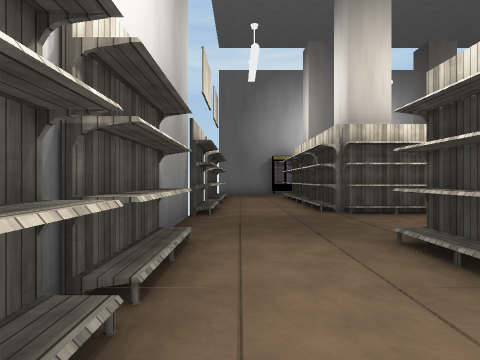
View 1 (above)

16 first-person views from a walk through a scene from a Unity 3-D project. The camera is 1.4 m above the floor, looks level and sees 75° across. The floor is counted in squares, 2 m on a side. Each view is taken from the middle of a square. On the plan, view 1 faces up. The plan holds only what a view shows up to about 10 squares ahead; the rest is blank. The place goes on beyond the plan. The player is left out. Some surface patterns are stand-ins.

View 2
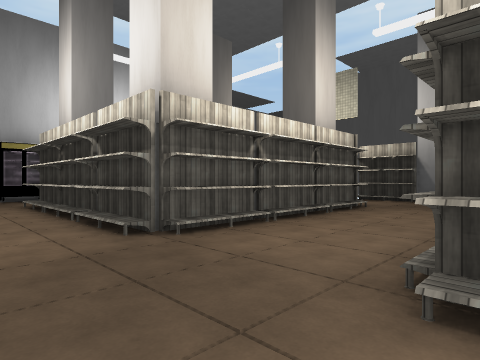

View 3
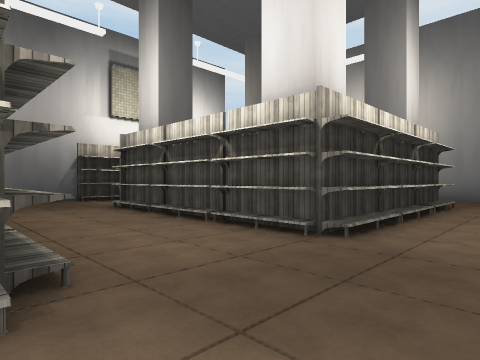

View 4
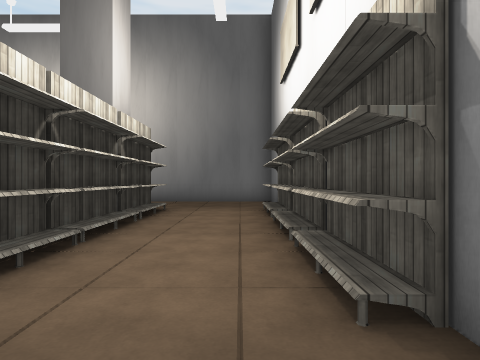

View 5
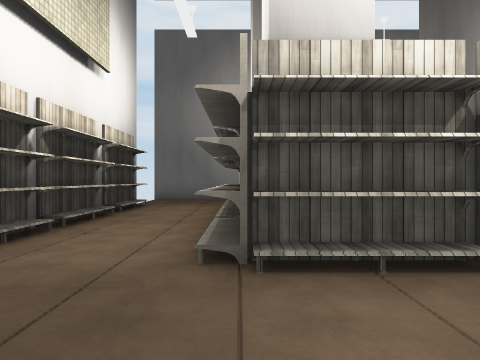

View 6
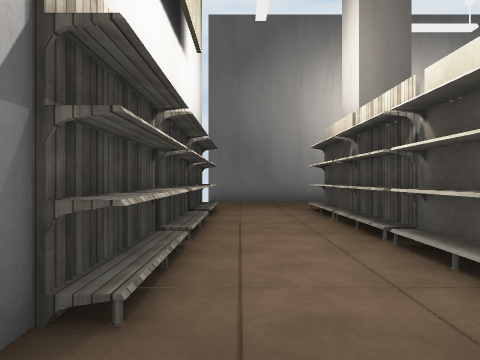

View 7
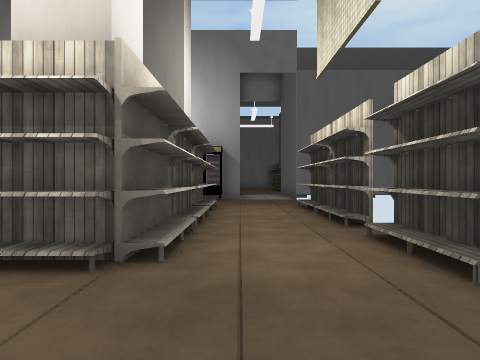

View 8
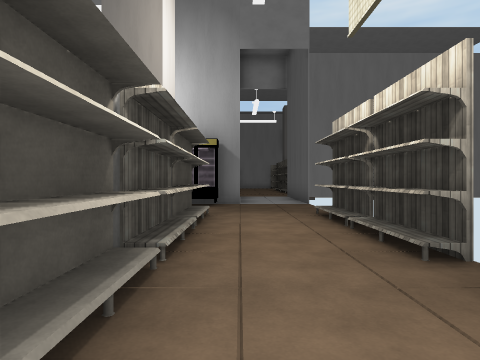

View 9
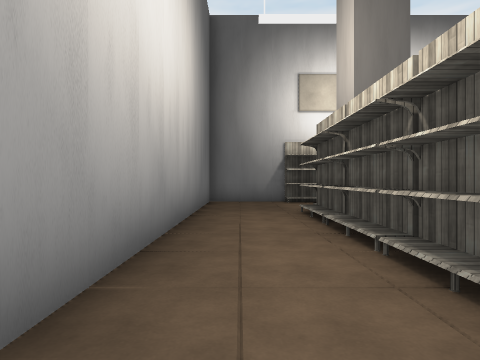

View 10
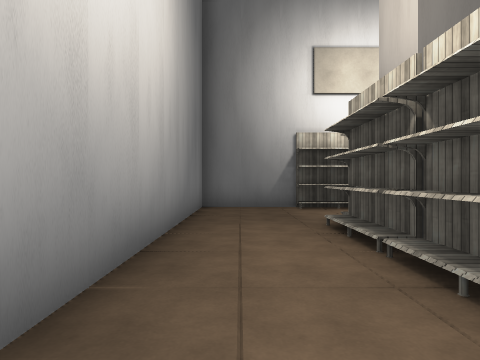

View 11
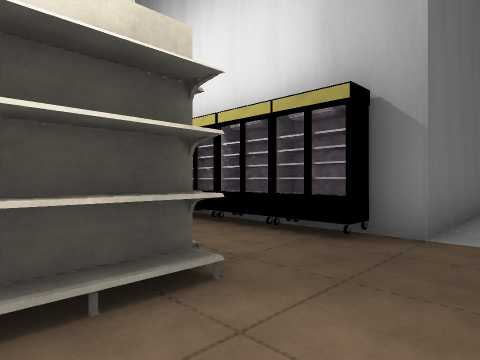

View 12
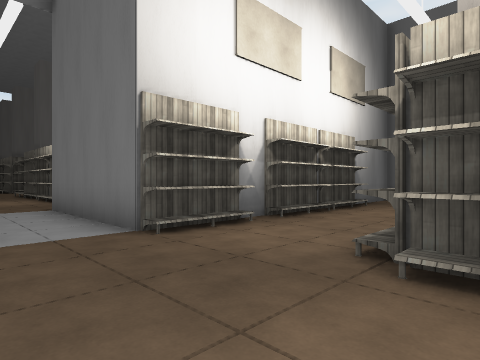

View 13
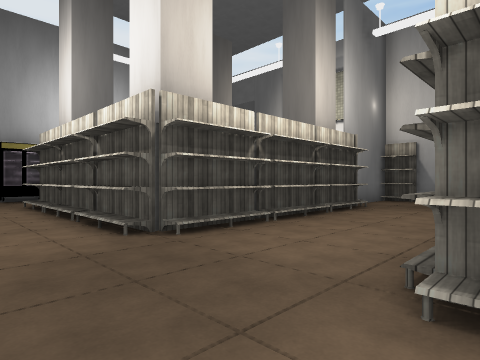

View 14
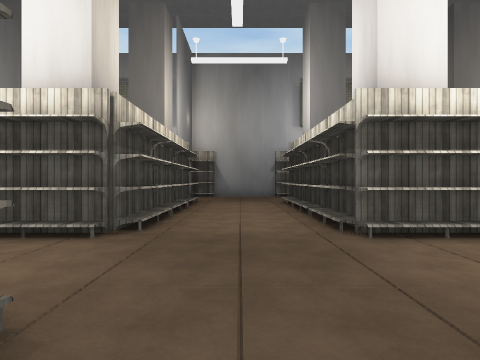

View 15
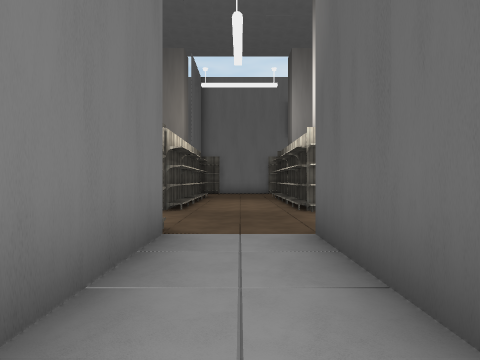

View 16
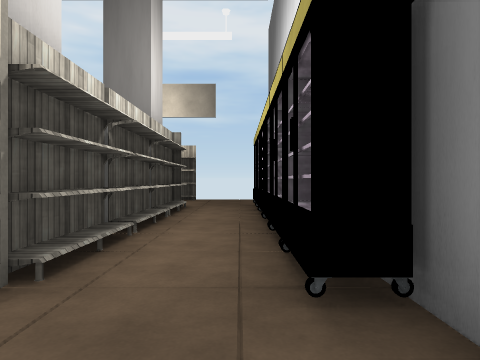

### Floor plan
Key: @ floor where view 1 was taken; # wall or solid block; . floor; S shelf; O other object.
Columns run from 1 left of view 1 to 13 right of it. Each row starts with its distance up from view 1.
 28          #...O
 27          S...S
 26          #...#
 25          S...S
 24          #...#
 23          S...S
 22  O..S#S#S#...S#
 21    ............
 20    ...........
 19   ##S#S##S#.#
 18           #.#
 17           #.#
 16           #.#
 15    OOOO#OO#.
 14  ...........
 13  ...........
 12   .SS#S#SO..S
 11   .#     #..S
 10 S..S     S..S
  9 S..#     #..S
  8 S..S     O..S
  7 S..#S#S#S#..S
  6 S...........#
  5 #...........#
  4 #...........#
  3 S..SS#S#SO..S
  2 #..#     #..#
  1 S..S     S..S
  0 #@.#     #..#
 -1 #..S     O..#
 -2 S..#######..S
 -3 #...S.S.S...S
 -4 #...........
 -5 #############

Positions as (right, up) in squares from view 1, and headings:
1: (0, 0), facing up
2: (0, 3), facing up-right
3: (0, 7), facing down-right
4: (0, 5), facing down
5: (8, 6), facing down
6: (10, 5), facing down
7: (9, 4), facing up
8: (9, 6), facing up
9: (9, -4), facing left
10: (7, -4), facing left
11: (10, 11), facing up-left
12: (11, 23), facing down-left
13: (12, 20), facing up-left
14: (10, 18), facing up
15: (10, 15), facing up
16: (10, 14), facing left
